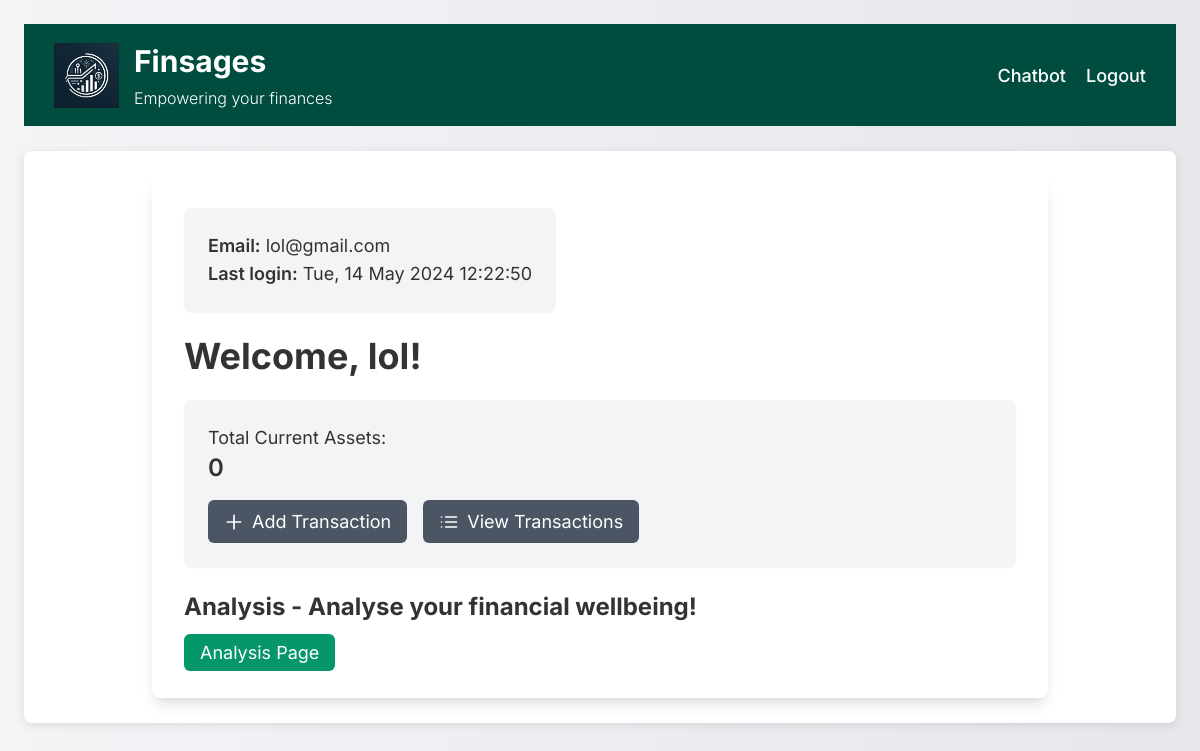
/proj/ (signed in), run on an earlier commit of the app's database.
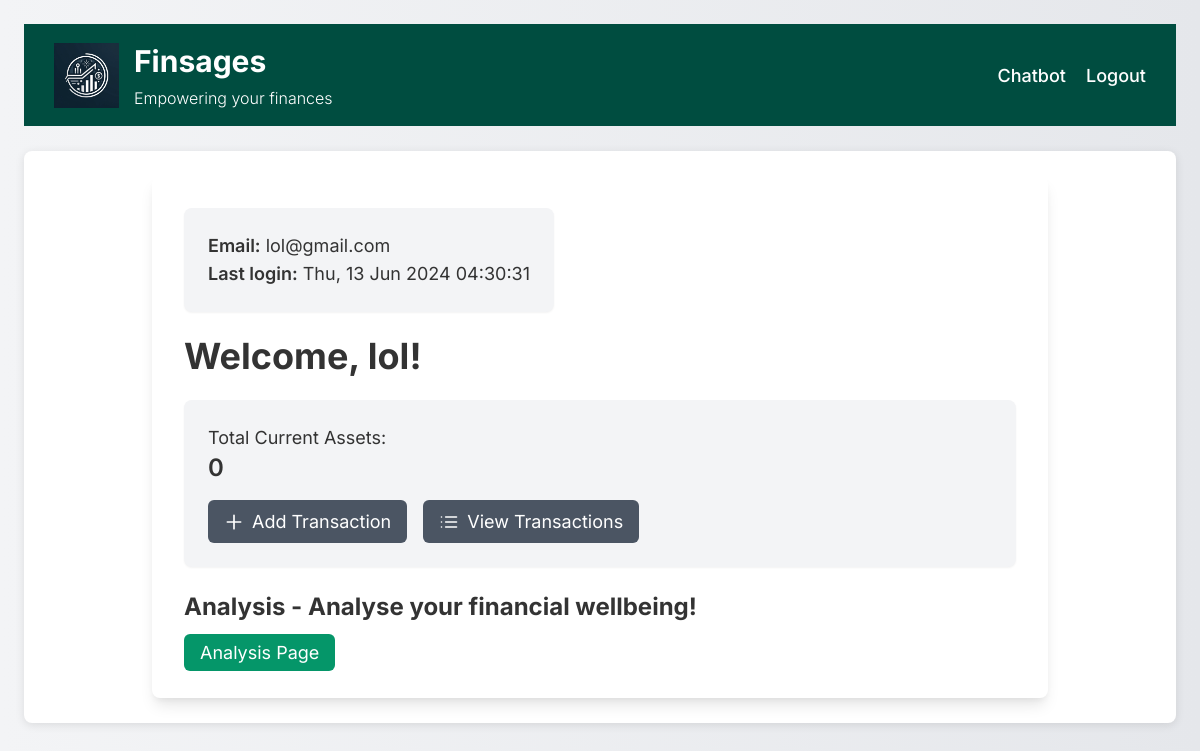
And on a later commit of the database.
### proj/models.py (models this page shows, shortened)
class User(AbstractUser):
    date_of_birth = models.DateField(null=True, blank=True)
    country = models.CharField(max_length=100, null=True, blank=True)
    time_zone = models.CharField(max_length=50, default='UTC')

### proj/views.py (the view)
# urls.py: path('', views.index, name="index"),
def index(request):
    if not request.user.is_authenticated:
        return HttpResponseRedirect(reverse("login"))
    return render(request, "proj/user.html")

### proj/templates/proj/user.html (shortened to what this page needs)
{% extends "proj/layout.html" %}
{% block content %}
<!DOCTYPE html>
<html lang="en">
<head>
    <link href="https://cdn.jsdelivr.net/npm/tailwindcss@2.2.19/dist/tailwind.min.css" rel="stylesheet">
</head>
<body class="bg-gradient-to-r from-gray-100 to-gray-200 p-6">
    <div class="max-w-4xl mx-auto bg-white p-8 rounded-lg shadow-lg fade-in">
        <div class="flex justify-between items-start mb-6">
            <div class="bg-gray-100 p-6 rounded-lg shadow-sm">
                <p class="text-lg"><span class="font-semibold">Email:</span> {{ user.email }}</p>
                <p class="text-lg"><span class="font-semibold">Last login:</span> {{ user.last_login|date:"D, d M Y H:i:s" }}</p>
            </div>
        </div>
        <h1 class="text-4xl font-bold mb-6">Welcome, {{ user.username }}!</h1>
        <div class="bg-gray-100 p-6 rounded-lg shadow-sm mb-6">
            <div class="mb-4">
                <p class="text-lg">Total Current Assets:</p>
                <p class="text-2xl font-semibold">{{ user.getTotalAssets|default:"0" }} {{ user.currency_preference }}</p>
            </div>
            <div class="flex space-x-4">
                <a href="{% url 'add_transaction' %}" class="bg-gray-600 text-white py-2 px-4 rounded-md hover:bg-gray-700 transition duration-300 flex items-center">
                    <svg class="w-5 h-5 mr-2" fill="none" stroke="currentColor" viewBox="0 0 24 24" xmlns="http://www.w3.org/2000/svg"><path stroke-linecap="round" stroke-linejoin="round" stroke-width="2" d="M12 4v16m8-8H4"></path></svg>
                    Add Transaction
                </a>
                <a href="{% url 'list_transactions' %}" class="bg-gray-600 text-white py-2 px-4 rounded-md hover:bg-gray-700 transition duration-300 flex items-center">
                    <svg class="w-5 h-5 mr-2" fill="none" stroke="currentColor" viewBox="0 0 24 24" xmlns="http://www.w3.org/2000/svg"><path stroke-linecap="round" stroke-linejoin="round" stroke-width="2" d="M8 6h13M8 12h13M8 18h13M3 6h.01M3 12h.01M3 18h.01"></path></svg>
                    View Transactions
                </a>
            </div>
        </div>
        <div>
            <h2 class="text-2xl font-bold mb-4">Analysis - Analyse your financial wellbeing!</h2>
            <a href="{% url 'analysis' %}" class="bg-green-600 text-white py-2 px-4 rounded-md hover:bg-green-700 transition duration-300">Analysis Page</a>
        </div>
        </div>
    </div>
</body>
{% endblock %}

What changed in the data, as far as the page shows it:
changed User "lol": last_login "Tue, 14 May 2024 12:22:50" → "Thu, 13 Jun 2024 04:30:31"
